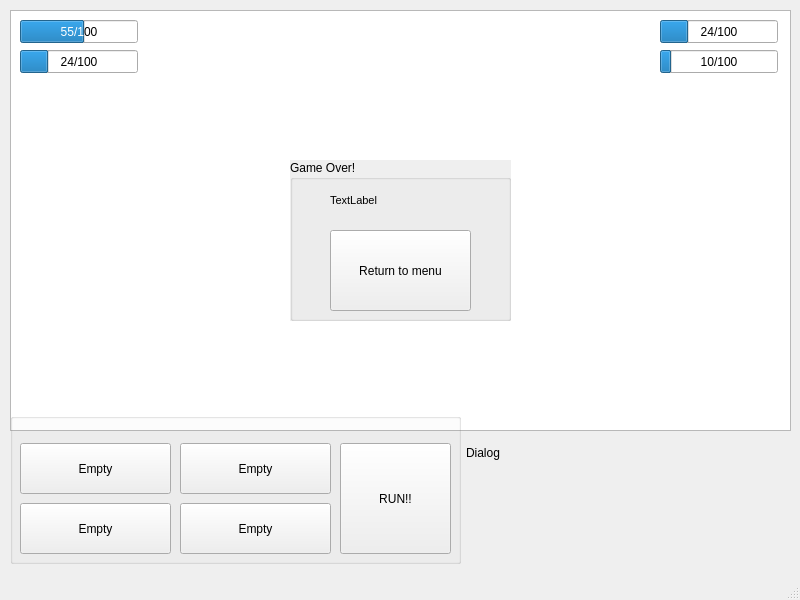
<?xml version="1.0" encoding="UTF-8"?>
<ui version="4.0">
 <class>FightWindow</class>
 <widget class="QMainWindow" name="FightWindow">
  <property name="geometry">
   <rect>
    <x>0</x>
    <y>0</y>
    <width>800</width>
    <height>600</height>
   </rect>
  </property>
  <property name="windowTitle">
   <string>MainWindow</string>
  </property>
  <widget class="QWidget" name="centralwidget">
   <widget class="QGraphicsView" name="backgroundView">
    <property name="geometry">
     <rect>
      <x>10</x>
      <y>10</y>
      <width>781</width>
      <height>421</height>
     </rect>
    </property>
   </widget>
   <widget class="QLabel" name="dialogLabel">
    <property name="geometry">
     <rect>
      <x>466</x>
      <y>446</y>
      <width>321</width>
      <height>111</height>
     </rect>
    </property>
    <property name="text">
     <string>Dialog</string>
    </property>
    <property name="alignment">
     <set>Qt::AlignLeading|Qt::AlignLeft|Qt::AlignTop</set>
    </property>
   </widget>
   <widget class="QProgressBar" name="playerHealthBar">
    <property name="geometry">
     <rect>
      <x>20</x>
      <y>20</y>
      <width>118</width>
      <height>23</height>
     </rect>
    </property>
    <property name="maximum">
     <number>100</number>
    </property>
    <property name="value">
     <number>55</number>
    </property>
    <property name="format">
     <string>%v/%m</string>
    </property>
   </widget>
   <widget class="QProgressBar" name="enemyHealthBar">
    <property name="geometry">
     <rect>
      <x>660</x>
      <y>20</y>
      <width>118</width>
      <height>23</height>
     </rect>
    </property>
    <property name="value">
     <number>24</number>
    </property>
    <property name="format">
     <string>%v/%m</string>
    </property>
   </widget>
   <widget class="QProgressBar" name="playerMagicBar">
    <property name="geometry">
     <rect>
      <x>20</x>
      <y>50</y>
      <width>118</width>
      <height>23</height>
     </rect>
    </property>
    <property name="value">
     <number>24</number>
    </property>
    <property name="format">
     <string>%v/%m</string>
    </property>
   </widget>
   <widget class="QProgressBar" name="enemyMagicBar">
    <property name="geometry">
     <rect>
      <x>660</x>
      <y>50</y>
      <width>118</width>
      <height>23</height>
     </rect>
    </property>
    <property name="value">
     <number>10</number>
    </property>
    <property name="format">
     <string>%v/%m</string>
    </property>
   </widget>
   <widget class="QLabel" name="label">
    <property name="geometry">
     <rect>
      <x>150</x>
      <y>20</y>
      <width>81</width>
      <height>21</height>
     </rect>
    </property>
    <property name="styleSheet">
     <string notr="true">color:rgb(255, 255, 255)</string>
    </property>
    <property name="text">
     <string>Player HP</string>
    </property>
   </widget>
   <widget class="QLabel" name="label_2">
    <property name="geometry">
     <rect>
      <x>150</x>
      <y>50</y>
      <width>81</width>
      <height>21</height>
     </rect>
    </property>
    <property name="styleSheet">
     <string notr="true">color:rgb(255, 255, 255)</string>
    </property>
    <property name="text">
     <string>Player MP</string>
    </property>
   </widget>
   <widget class="QLabel" name="label_3">
    <property name="geometry">
     <rect>
      <x>570</x>
      <y>50</y>
      <width>81</width>
      <height>21</height>
     </rect>
    </property>
    <property name="styleSheet">
     <string notr="true">color:rgb(255, 255, 255)</string>
    </property>
    <property name="text">
     <string>Enemy MP</string>
    </property>
    <property name="alignment">
     <set>Qt::AlignRight|Qt::AlignTrailing|Qt::AlignVCenter</set>
    </property>
   </widget>
   <widget class="QLabel" name="label_4">
    <property name="geometry">
     <rect>
      <x>570</x>
      <y>20</y>
      <width>81</width>
      <height>21</height>
     </rect>
    </property>
    <property name="styleSheet">
     <string notr="true">color:rgb(255, 255, 255)</string>
    </property>
    <property name="text">
     <string>Enemy HP</string>
    </property>
    <property name="alignment">
     <set>Qt::AlignRight|Qt::AlignTrailing|Qt::AlignVCenter</set>
    </property>
   </widget>
   <widget class="QPushButton" name="exitButton">
    <property name="enabled">
     <bool>true</bool>
    </property>
    <property name="geometry">
     <rect>
      <x>320</x>
      <y>190</y>
      <width>141</width>
      <height>81</height>
     </rect>
    </property>
    <property name="text">
     <string>Exit to Board</string>
    </property>
    <property name="skill" stdset="0">
     <number>-1</number>
    </property>
   </widget>
   <widget class="QGroupBox" name="gameOverBox">
    <property name="geometry">
     <rect>
      <x>290</x>
      <y>160</y>
      <width>221</width>
      <height>161</height>
     </rect>
    </property>
    <property name="autoFillBackground">
     <bool>true</bool>
    </property>
    <property name="title">
     <string>Game Over!</string>
    </property>
    <widget class="QPushButton" name="gameOverButton">
     <property name="enabled">
      <bool>true</bool>
     </property>
     <property name="geometry">
      <rect>
       <x>40</x>
       <y>70</y>
       <width>141</width>
       <height>81</height>
      </rect>
     </property>
     <property name="text">
      <string>Return to menu</string>
     </property>
     <property name="skill" stdset="0">
      <number>-1</number>
     </property>
    </widget>
    <widget class="QLabel" name="gameOverDesc">
     <property name="geometry">
      <rect>
       <x>40</x>
       <y>20</y>
       <width>141</width>
       <height>41</height>
      </rect>
     </property>
     <property name="font">
      <font>
       <pointsize>8</pointsize>
      </font>
     </property>
     <property name="text">
      <string>TextLabel</string>
     </property>
     <property name="wordWrap">
      <bool>true</bool>
     </property>
    </widget>
   </widget>
   <widget class="QGroupBox" name="SkillButtons">
    <property name="enabled">
     <bool>true</bool>
    </property>
    <property name="geometry">
     <rect>
      <x>10</x>
      <y>413</y>
      <width>451</width>
      <height>151</height>
     </rect>
    </property>
    <property name="font">
     <font>
      <kerning>true</kerning>
     </font>
    </property>
    <property name="title">
     <string/>
    </property>
    <property name="checkable">
     <bool>false</bool>
    </property>
    <widget class="QPushButton" name="skillButton_2">
     <property name="geometry">
      <rect>
       <x>170</x>
       <y>30</y>
       <width>151</width>
       <height>51</height>
      </rect>
     </property>
     <property name="text">
      <string>Empty</string>
     </property>
     <property name="skill" stdset="0">
      <number>1</number>
     </property>
    </widget>
    <widget class="QPushButton" name="skillButton_1">
     <property name="geometry">
      <rect>
       <x>10</x>
       <y>30</y>
       <width>151</width>
       <height>51</height>
      </rect>
     </property>
     <property name="text">
      <string>Empty</string>
     </property>
     <property name="skill" stdset="0">
      <number>0</number>
     </property>
    </widget>
    <widget class="QPushButton" name="skillButton_4">
     <property name="geometry">
      <rect>
       <x>170</x>
       <y>90</y>
       <width>151</width>
       <height>51</height>
      </rect>
     </property>
     <property name="text">
      <string>Empty</string>
     </property>
     <property name="skill" stdset="0">
      <number>3</number>
     </property>
    </widget>
    <widget class="QPushButton" name="skillButton_3">
     <property name="geometry">
      <rect>
       <x>10</x>
       <y>90</y>
       <width>151</width>
       <height>51</height>
      </rect>
     </property>
     <property name="text">
      <string>Empty</string>
     </property>
     <property name="skill" stdset="0">
      <number>2</number>
     </property>
    </widget>
    <widget class="QPushButton" name="runButton">
     <property name="geometry">
      <rect>
       <x>330</x>
       <y>30</y>
       <width>111</width>
       <height>111</height>
      </rect>
     </property>
     <property name="text">
      <string>RUN!!</string>
     </property>
     <property name="skill" stdset="0">
      <number>4</number>
     </property>
    </widget>
   </widget>
  </widget>
  <widget class="QMenuBar" name="menubar">
   <property name="geometry">
    <rect>
     <x>0</x>
     <y>0</y>
     <width>800</width>
     <height>22</height>
    </rect>
   </property>
  </widget>
  <widget class="QStatusBar" name="statusbar"/>
 </widget>
 <resources/>
 <connections/>
</ui>
